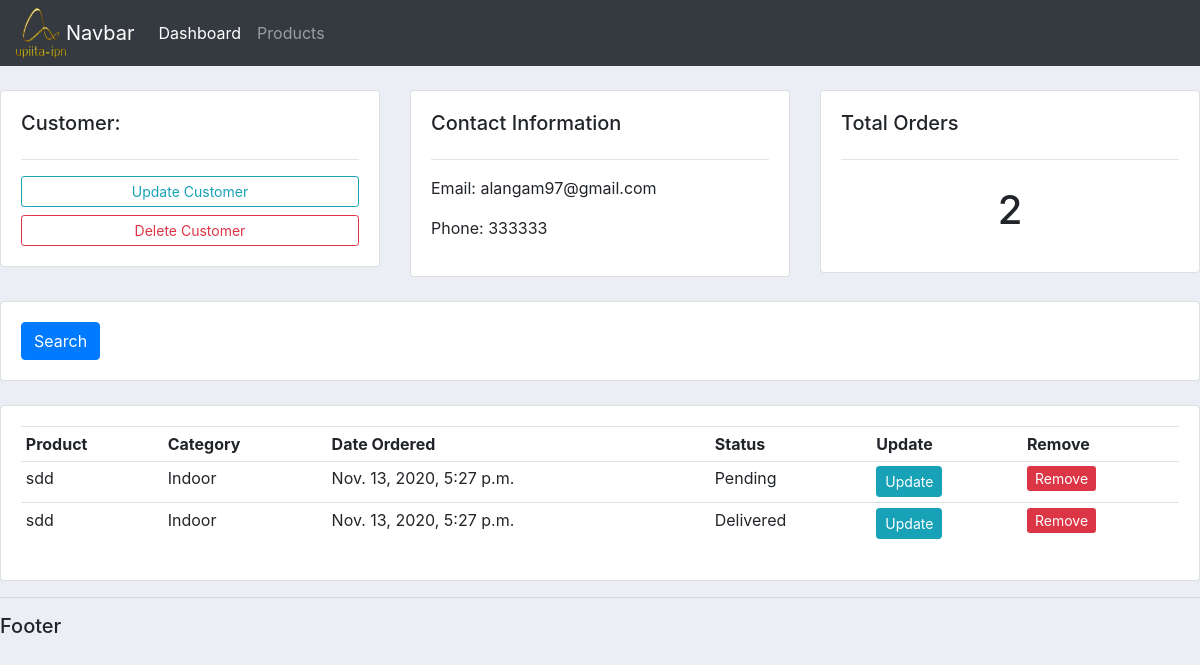
The app's page /customer/1/ with its own data.
### accounts/models.py (models this page shows, shortened)
class Customer(models.Model):
    name = models.CharField(max_length=50, null = True)
    phone = models.CharField(max_length=50,null = True)
    email = models.CharField(max_length=50, null = True)
    date_created = models.DateTimeField(auto_now_add=True, null = True)

class Order(models.Model):
    STATUS = (
        ('Pending', 'Pending'),
        ('Out for delivery', 'Out for delivery'),
        ('Delivered', 'Delivered'),
    )
    date_created = models.DateTimeField(auto_now_add=True, null = True)
    status = models.CharField(max_length=50, null = True, choices = STATUS)
    customer = models.ForeignKey(Customer, null = True, on_delete=models.SET_NULL)
    product= models.ForeignKey(Product, null = True, on_delete=models.SET_NULL)

class Product(models.Model):
    CATEGORY = (
        ('Indoor', 'Indoor'),
        ('Out door', 'Out door'),
    )
    name = models.CharField(max_length=50, null = True)
    price = models.FloatField(null=True)
    category = models.CharField(max_length=50, null = True, choices = CATEGORY)
    description = models.CharField(max_length=50, null = True, blank= True)
    date_created =models.DateTimeField(auto_now_add=True, null = True)
    tags = models.ManyToManyField(Tag)
    def __str__(self):
        return self.name

### accounts/views.py (the view)
# urls.py: path('customer/<str:pk>/',views.customer, name ='customer') #urls dinamicas
def customer(request,pk):
    customer = Customer.objects.get(id = pk)
    orders = customer.order_set.all() #llama todas las ordenes
    total_orders = orders.count()
    context = {'customer': customer,
                'orders': orders,
                'total_orders': total_orders}
    return render(request,'accounts/customer.html', context)

### accounts/templates/accounts/customer.html
{%  extends 'accounts/main.html' %}
{% block content %}
	<br>
<div class="row">
	<div class="col-md">
		<div class="card card-body">
			<h5>Customer:</h5>
			<hr>
			<a class="btn btn-outline-info  btn-sm btn-block" href="">Update Customer</a>
			<a class="btn btn-outline-danger  btn-sm btn-block" href="">Delete Customer</a>
		</div>
	</div>
	<div class="col-md">
		<div class="card card-body">
			<h5>Contact Information</h5>
			<hr>
			<p>Email: {{customer.email}} </p>
			<p>Phone: {{customer.phone}} </p>
		</div>
	</div>
	<div class="col-md">
		<div class="card card-body">
			<h5>Total Orders</h5>
			<hr>
			<h1 style="text-align: center;padding: 10px">{{total_orders}}</h1>
		</div>
	</div>
</div>
<br>
<div class="row">
	<div class="col">
		<div class="card card-body">
			<form method="get">
		    <button class="btn btn-primary" type="submit">Search</button>
		  </form>
		</div>
	</div>
</div>
<br>
<div class="row">
	<div class="col-md">
		<div class="card card-body">
			<table class="table table-sm">
				<tr>
					<th>Product</th>
					<th>Category</th>
					<th>Date Ordered</th>
					<th>Status</th>
					<th>Update</th>
					<th>Remove</th>
				</tr>
				{% for order in orders  %}
					<tr>
						<td>{{order.product}}</td>
						<td>{{order.product.category}}</td>
						<td>{{order.product.date_created}}</td>
						<td>{{order.status}}</td>
						<td><a class = "btn btn-sm btn-info"href="">Update</a></td>
						<td><a class = "btn-sm btn-danger"href="">Remove</a></td>
					</tr>
				{% endfor %}
			</table>
		</div>
	</div>
</div>
{% endblock %}

### static/css/main.css (style rules this page uses)
body { background-color: #ebeff5; }

### records on screen
Customer: email "alangam97@gmail.com", phone "333333"
Order: product "sdd", product.category "Indoor", product.date_created "Nov. 13, 2020, 5:27 p.m.", status "Pending"
Order: product "sdd", product.category "Indoor", product.date_created "Nov. 13, 2020, 5:27 p.m.", status "Delivered"

### other values on screen
{{ total_orders }} "2"
